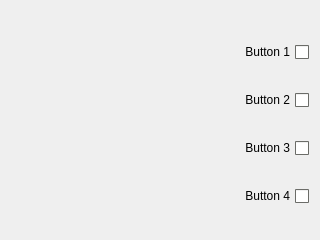
<?xml version="1.0" encoding="UTF-8"?>
<ui version="4.0">
 <class>MainWindow</class>
 <widget class="QMainWindow" name="MainWindow">
  <property name="geometry">
   <rect>
    <x>0</x>
    <y>0</y>
    <width>320</width>
    <height>240</height>
   </rect>
  </property>
  <property name="windowTitle">
   <string>MainWindow</string>
  </property>
  <widget class="QWidget" name="centralWidget">
   <property name="palette">
    <palette>
     <active>
      <colorrole role="WindowText">
       <brush brushstyle="SolidPattern">
        <color alpha="255">
         <red>0</red>
         <green>0</green>
         <blue>0</blue>
        </color>
       </brush>
      </colorrole>
      <colorrole role="Button">
       <brush brushstyle="SolidPattern">
        <color alpha="255">
         <red>136</red>
         <green>138</green>
         <blue>133</blue>
        </color>
       </brush>
      </colorrole>
      <colorrole role="Light">
       <brush brushstyle="SolidPattern">
        <color alpha="255">
         <red>204</red>
         <green>207</green>
         <blue>200</blue>
        </color>
       </brush>
      </colorrole>
      <colorrole role="Midlight">
       <brush brushstyle="SolidPattern">
        <color alpha="255">
         <red>170</red>
         <green>172</green>
         <blue>166</blue>
        </color>
       </brush>
      </colorrole>
      <colorrole role="Dark">
       <brush brushstyle="SolidPattern">
        <color alpha="255">
         <red>68</red>
         <green>69</green>
         <blue>66</blue>
        </color>
       </brush>
      </colorrole>
      <colorrole role="Mid">
       <brush brushstyle="SolidPattern">
        <color alpha="255">
         <red>91</red>
         <green>92</green>
         <blue>89</blue>
        </color>
       </brush>
      </colorrole>
      <colorrole role="Text">
       <brush brushstyle="SolidPattern">
        <color alpha="255">
         <red>0</red>
         <green>0</green>
         <blue>0</blue>
        </color>
       </brush>
      </colorrole>
      <colorrole role="BrightText">
       <brush brushstyle="SolidPattern">
        <color alpha="255">
         <red>255</red>
         <green>255</green>
         <blue>255</blue>
        </color>
       </brush>
      </colorrole>
      <colorrole role="ButtonText">
       <brush brushstyle="SolidPattern">
        <color alpha="255">
         <red>0</red>
         <green>0</green>
         <blue>0</blue>
        </color>
       </brush>
      </colorrole>
      <colorrole role="Base">
       <brush brushstyle="SolidPattern">
        <color alpha="255">
         <red>255</red>
         <green>255</green>
         <blue>255</blue>
        </color>
       </brush>
      </colorrole>
      <colorrole role="Window">
       <brush brushstyle="SolidPattern">
        <color alpha="255">
         <red>136</red>
         <green>138</green>
         <blue>133</blue>
        </color>
       </brush>
      </colorrole>
      <colorrole role="Shadow">
       <brush brushstyle="SolidPattern">
        <color alpha="255">
         <red>0</red>
         <green>0</green>
         <blue>0</blue>
        </color>
       </brush>
      </colorrole>
      <colorrole role="AlternateBase">
       <brush brushstyle="SolidPattern">
        <color alpha="255">
         <red>195</red>
         <green>196</green>
         <blue>194</blue>
        </color>
       </brush>
      </colorrole>
      <colorrole role="ToolTipBase">
       <brush brushstyle="SolidPattern">
        <color alpha="255">
         <red>255</red>
         <green>255</green>
         <blue>220</blue>
        </color>
       </brush>
      </colorrole>
      <colorrole role="ToolTipText">
       <brush brushstyle="SolidPattern">
        <color alpha="255">
         <red>0</red>
         <green>0</green>
         <blue>0</blue>
        </color>
       </brush>
      </colorrole>
     </active>
     <inactive>
      <colorrole role="WindowText">
       <brush brushstyle="SolidPattern">
        <color alpha="255">
         <red>0</red>
         <green>0</green>
         <blue>0</blue>
        </color>
       </brush>
      </colorrole>
      <colorrole role="Button">
       <brush brushstyle="SolidPattern">
        <color alpha="255">
         <red>136</red>
         <green>138</green>
         <blue>133</blue>
        </color>
       </brush>
      </colorrole>
      <colorrole role="Light">
       <brush brushstyle="SolidPattern">
        <color alpha="255">
         <red>204</red>
         <green>207</green>
         <blue>200</blue>
        </color>
       </brush>
      </colorrole>
      <colorrole role="Midlight">
       <brush brushstyle="SolidPattern">
        <color alpha="255">
         <red>170</red>
         <green>172</green>
         <blue>166</blue>
        </color>
       </brush>
      </colorrole>
      <colorrole role="Dark">
       <brush brushstyle="SolidPattern">
        <color alpha="255">
         <red>68</red>
         <green>69</green>
         <blue>66</blue>
        </color>
       </brush>
      </colorrole>
      <colorrole role="Mid">
       <brush brushstyle="SolidPattern">
        <color alpha="255">
         <red>91</red>
         <green>92</green>
         <blue>89</blue>
        </color>
       </brush>
      </colorrole>
      <colorrole role="Text">
       <brush brushstyle="SolidPattern">
        <color alpha="255">
         <red>0</red>
         <green>0</green>
         <blue>0</blue>
        </color>
       </brush>
      </colorrole>
      <colorrole role="BrightText">
       <brush brushstyle="SolidPattern">
        <color alpha="255">
         <red>255</red>
         <green>255</green>
         <blue>255</blue>
        </color>
       </brush>
      </colorrole>
      <colorrole role="ButtonText">
       <brush brushstyle="SolidPattern">
        <color alpha="255">
         <red>0</red>
         <green>0</green>
         <blue>0</blue>
        </color>
       </brush>
      </colorrole>
      <colorrole role="Base">
       <brush brushstyle="SolidPattern">
        <color alpha="255">
         <red>255</red>
         <green>255</green>
         <blue>255</blue>
        </color>
       </brush>
      </colorrole>
      <colorrole role="Window">
       <brush brushstyle="SolidPattern">
        <color alpha="255">
         <red>136</red>
         <green>138</green>
         <blue>133</blue>
        </color>
       </brush>
      </colorrole>
      <colorrole role="Shadow">
       <brush brushstyle="SolidPattern">
        <color alpha="255">
         <red>0</red>
         <green>0</green>
         <blue>0</blue>
        </color>
       </brush>
      </colorrole>
      <colorrole role="AlternateBase">
       <brush brushstyle="SolidPattern">
        <color alpha="255">
         <red>195</red>
         <green>196</green>
         <blue>194</blue>
        </color>
       </brush>
      </colorrole>
      <colorrole role="ToolTipBase">
       <brush brushstyle="SolidPattern">
        <color alpha="255">
         <red>255</red>
         <green>255</green>
         <blue>220</blue>
        </color>
       </brush>
      </colorrole>
      <colorrole role="ToolTipText">
       <brush brushstyle="SolidPattern">
        <color alpha="255">
         <red>0</red>
         <green>0</green>
         <blue>0</blue>
        </color>
       </brush>
      </colorrole>
     </inactive>
     <disabled>
      <colorrole role="WindowText">
       <brush brushstyle="SolidPattern">
        <color alpha="255">
         <red>68</red>
         <green>69</green>
         <blue>66</blue>
        </color>
       </brush>
      </colorrole>
      <colorrole role="Button">
       <brush brushstyle="SolidPattern">
        <color alpha="255">
         <red>136</red>
         <green>138</green>
         <blue>133</blue>
        </color>
       </brush>
      </colorrole>
      <colorrole role="Light">
       <brush brushstyle="SolidPattern">
        <color alpha="255">
         <red>204</red>
         <green>207</green>
         <blue>200</blue>
        </color>
       </brush>
      </colorrole>
      <colorrole role="Midlight">
       <brush brushstyle="SolidPattern">
        <color alpha="255">
         <red>170</red>
         <green>172</green>
         <blue>166</blue>
        </color>
       </brush>
      </colorrole>
      <colorrole role="Dark">
       <brush brushstyle="SolidPattern">
        <color alpha="255">
         <red>68</red>
         <green>69</green>
         <blue>66</blue>
        </color>
       </brush>
      </colorrole>
      <colorrole role="Mid">
       <brush brushstyle="SolidPattern">
        <color alpha="255">
         <red>91</red>
         <green>92</green>
         <blue>89</blue>
        </color>
       </brush>
      </colorrole>
      <colorrole role="Text">
       <brush brushstyle="SolidPattern">
        <color alpha="255">
         <red>68</red>
         <green>69</green>
         <blue>66</blue>
        </color>
       </brush>
      </colorrole>
      <colorrole role="BrightText">
       <brush brushstyle="SolidPattern">
        <color alpha="255">
         <red>255</red>
         <green>255</green>
         <blue>255</blue>
        </color>
       </brush>
      </colorrole>
      <colorrole role="ButtonText">
       <brush brushstyle="SolidPattern">
        <color alpha="255">
         <red>68</red>
         <green>69</green>
         <blue>66</blue>
        </color>
       </brush>
      </colorrole>
      <colorrole role="Base">
       <brush brushstyle="SolidPattern">
        <color alpha="255">
         <red>136</red>
         <green>138</green>
         <blue>133</blue>
        </color>
       </brush>
      </colorrole>
      <colorrole role="Window">
       <brush brushstyle="SolidPattern">
        <color alpha="255">
         <red>136</red>
         <green>138</green>
         <blue>133</blue>
        </color>
       </brush>
      </colorrole>
      <colorrole role="Shadow">
       <brush brushstyle="SolidPattern">
        <color alpha="255">
         <red>0</red>
         <green>0</green>
         <blue>0</blue>
        </color>
       </brush>
      </colorrole>
      <colorrole role="AlternateBase">
       <brush brushstyle="SolidPattern">
        <color alpha="255">
         <red>136</red>
         <green>138</green>
         <blue>133</blue>
        </color>
       </brush>
      </colorrole>
      <colorrole role="ToolTipBase">
       <brush brushstyle="SolidPattern">
        <color alpha="255">
         <red>255</red>
         <green>255</green>
         <blue>220</blue>
        </color>
       </brush>
      </colorrole>
      <colorrole role="ToolTipText">
       <brush brushstyle="SolidPattern">
        <color alpha="255">
         <red>0</red>
         <green>0</green>
         <blue>0</blue>
        </color>
       </brush>
      </colorrole>
     </disabled>
    </palette>
   </property>
   <widget class="QWidget" name="verticalLayoutWidget">
    <property name="geometry">
     <rect>
      <x>-1</x>
      <y>9</y>
      <width>321</width>
      <height>231</height>
     </rect>
    </property>
    <layout class="QVBoxLayout" name="verticalLayout">
     <item>
      <widget class="QCheckBox" name="button1_checkBox">
       <property name="layoutDirection">
        <enum>Qt::RightToLeft</enum>
       </property>
       <property name="text">
        <string>Button 1</string>
       </property>
       <property name="checkable">
        <bool>true</bool>
       </property>
      </widget>
     </item>
     <item>
      <widget class="QCheckBox" name="button2_checkBox">
       <property name="layoutDirection">
        <enum>Qt::RightToLeft</enum>
       </property>
       <property name="text">
        <string>Button 2</string>
       </property>
       <property name="checkable">
        <bool>true</bool>
       </property>
      </widget>
     </item>
     <item>
      <widget class="QCheckBox" name="button3_checkBox">
       <property name="layoutDirection">
        <enum>Qt::RightToLeft</enum>
       </property>
       <property name="text">
        <string>Button 3</string>
       </property>
       <property name="checkable">
        <bool>true</bool>
       </property>
      </widget>
     </item>
     <item>
      <widget class="QCheckBox" name="button4_checkBox">
       <property name="layoutDirection">
        <enum>Qt::RightToLeft</enum>
       </property>
       <property name="text">
        <string>Button 4</string>
       </property>
       <property name="checkable">
        <bool>true</bool>
       </property>
      </widget>
     </item>
    </layout>
   </widget>
  </widget>
 </widget>
 <layoutdefault spacing="6" margin="11"/>
 <resources/>
 <connections/>
</ui>
